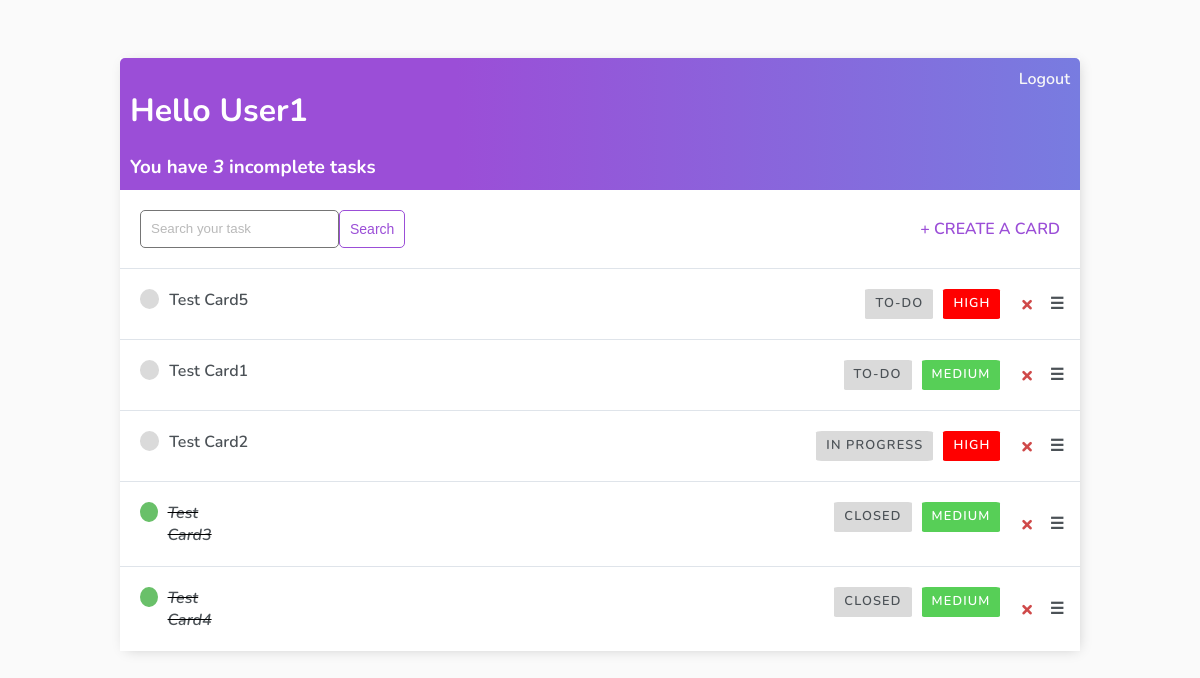
The page / (signed in) on the database its author committed.
### base/models.py (models this page shows)
class Task(models.Model):
    STATUS = (
        ('To-Do', 'To-Do'),
        ('In Progress', 'In Progress'),
        ('In Review', 'In Review'),
        ('Closed', 'Closed'),
    )
    PRIORITY = (
        ('High', 'High'),
        ('Medium', 'Medium'),
        ('Low', 'Low'),
    )
    TYPE = (
        ('Issue', 'Issue'),
        ('Feature', 'Feature'),
    )
    type = models.CharField(max_length=200, null=True, choices=TYPE)
    status = models.CharField(max_length=200, null= True, choices= STATUS)
    priority = models.CharField(max_length=200, null=True, choices=PRIORITY)
    note = models.CharField(max_length=500, null=True)
    user = models.ForeignKey(
        User, on_delete=models.CASCADE, null=True, blank=True)
    title = models.CharField(max_length=200)
    description = models.TextField(null=True, blank=True)
    complete = models.BooleanField(default=False)
    created = models.DateTimeField(auto_now_add=True)
    def __str__(self):
        return self.title
    class Meta:
        order_with_respect_to = 'user'

### base/views.py (the view)
# urls.py: path('', TaskList.as_view(), name='tasks'),
class TaskList(LoginRequiredMixin, ListView):
    model = Task
    context_object_name = 'tasks'
    def get_context_data(self, **kwargs):
        context = super().get_context_data(**kwargs)
        context['tasks'] = context['tasks'].filter(user=self.request.user)
        context['count'] = context['tasks'].all().exclude(status='Closed').count()
        context['todo_high'] = context['tasks'].filter(status='To-Do', priority ='High')
        context['todo_medium'] = context['tasks'].filter(status='To-Do', priority ='Medium')
        context['todo_low'] = context['tasks'].filter(status='To-Do', priority ='Low')
        context['progress_high'] = context['tasks'].filter(status='In Progress', priority = 'High')
        context['progress_medium'] = context['tasks'].filter(status='In Progress', priority = 'Medium')
        context['progress_low'] = context['tasks'].filter(status='In Progress', priority = 'Low')
        context['review_high'] = context['tasks'].filter(status='In Review', priority = 'High')
        context['review_medium'] = context['tasks'].filter(status='In Review', priority = 'Medium')
        context['review_low'] = context['tasks'].filter(status='In Review', priority = 'Low')
        context['closed_high'] = context['tasks'].filter(status='Closed', priority = 'High')
        context['closed_medium'] = context['tasks'].filter(status='Closed', priority = 'Medium')
        context['closed_low'] = context['tasks'].filter(status='Closed', priority = 'Low')
        search_input = self.request.GET.get('search-area') or ''
        if search_input:
            context['tasks'] = context['tasks'].filter(
                title__contains=search_input)
        context['search_input'] = search_input
        return context

### base/templates/base/task_list.html (shortened to what this page needs)
{% extends 'base/main.html' %} {% block content %}
<div class="header-bar">
    <div>
        <h1>Hello {{request.user|title}}</h1>
        <h3 style="margin:0">You have <i>{{count}}</i> incomplete task{{ count|pluralize:"s" }}</h3>
    </div>
    {% if request.user.is_authenticated %}
    <a href="{% url 'logout' %}">Logout</a> {% else %}
    <a href="{% url 'login' %}">Login</a> {% endif %}
</div>
<div id="search-add-wrapper">
    <form method="GET" style="display: flex;">
        <input type='text' name='search-area' placeholder="Search your task" value="{{search_input}}">
        <input class="button" type="submit" value='Search'>
    </form>
    ">&#x2b; Create a Card</a>
</div>
<div id="tasklist" class="task-items-wrapper">
    {% for task in todo_high %}
    <div class="task-wrapper" data-position="{{task.pk}}">
        <div class="task-title">
            {% if task.status == 'Closed' %}
            <div class="task-complete-icon"></div>
            <s><a href="{% url 'task-update' task.id %}"><i><span>{{task}} </span> </i></s><span class="task-incomplete-icon3">{{task.priority}}</span><span class="task-incomplete-icon2">{{task.status}}</span></a> {% else %}
            <div class="task-incomplete-icon"></div>
            <a href="{% url 'task-update' task.id %}"><span>{{task}} </span><span class="task-incomplete-icon3">{{task.priority}}</span><span class="task-incomplete-icon2">{{task.status}}</span></a> {% endif %}
        </div>
        <div class="task-controls">
            <a class="delete-link" href="{% url 'task-delete' task.id %}">&#215;</a>
            <a class="handle2" href="{% url 'task-update' task.id %}">&#9776;</a>
        </div>
    </div>
    {% endfor %}
    {% for task in todo_medium %}
    <div class="task-wrapper" data-position="{{task.pk}}">
        <div class="task-title">
            {% if task.status == 'Closed' %}
            <div class="task-complete-icon"></div>
            <s><a href="{% url 'task-update' task.id %}"><i><span>{{task}} </span> </i></s><span class="task-incomplete-icon4">{{task.priority}}</span><span class="task-incomplete-icon2">{{task.status}}</span></a> {% else %}
            <div class="task-incomplete-icon"></div>
            <a href="{% url 'task-update' task.id %}"><span>{{task}} </span><span class="task-incomplete-icon4">{{task.priority}}</span><span class="task-incomplete-icon2">{{task.status}}</span></a> {% endif %}
        </div>
        <div class="task-controls">
            <a class="delete-link" href="{% url 'task-delete' task.id %}">&#215;</a>
            <a class="handle2" href="{% url 'task-update' task.id %}">&#9776;</a>
        </div>
    </div>
    {% endfor %}
    {% for task in progress_high %}
    <div class="task-wrapper" data-position="{{task.pk}}">
        <div class="task-title">
            {% if task.status == 'Closed' %}
            <div class="task-complete-icon"></div>
            <s><a href="{% url 'task-update' task.id %}"><i><span>{{task}} </span> </i></s><span class="task-incomplete-icon3">{{task.priority}}</span><span class="task-incomplete-icon2">{{task.status}}</span></a> {% else %}
            <div class="task-incomplete-icon"></div>
            <a href="{% url 'task-update' task.id %}"><span>{{task}} </span><span class="task-incomplete-icon3">{{task.priority}}</span><span class="task-incomplete-icon2">{{task.status}}</span></a> {% endif %}
        </div>
        <div class="task-controls">
            <a class="delete-link" href="{% url 'task-delete' task.id %}">&#215;</a>
            <a class="handle2" href="{% url 'task-update' task.id %}">&#9776;</a>
        </div>
    </div>
    {% endfor %}
    {% for task in closed_medium %}
    <div class="task-wrapper" data-position="{{task.pk}}">
        <div class="task-title">
            {% if task.status == 'Closed' %}
            <div class="task-complete-icon"></div>
            <s><a href="{% url 'task-update' task.id %}"><i><span>{{task}}</span> </i></s><span class="task-incomplete-icon4">{{task.priority}}</span><span class="task-incomplete-icon2">{{task.status}}</span></a> {% else %}
            <div class="task-incomplete-icon"></div>
            <a href="{% url 'task-update' task.id %}"><span>{{task}} </span><span class="task-incomplete-icon4">{{task.priority}}</span><span class="task-incomplete-icon2">{{task.status}}</span></a> {% endif %}
        </div>
        <div class="task-controls">
            <a class="delete-link" href="{% url 'task-delete' task.id %}">&#215;</a>
            <a class="handle2" href="{% url 'task-update' task.id %}">&#9776;</a>
        </div>
    </div>
    {% endfor %}
</div>
{% endblock content %}

### base/templates/base/main.html (shortened to what this page needs)
<!DOCTYPE html>
<html lang="en">
<head>
</head>
<body>
    <div class="container">
        {% block content %} {% endblock content %}
    </div>
</body>
</html>

### rows shown on the page
Task: title "Test Card5", priority "HIGH", status "TO-DO"
Task: title "Test Card1", priority "MEDIUM", status "TO-DO"
Task: title "Test Card2", priority "HIGH", status "IN PROGRESS"
Task: title "Test Card3", priority "MEDIUM", status "CLOSED"
Task: title "Test Card4", priority "MEDIUM", status "CLOSED"

### other values the page prints
{{ request.user|title }} "User1"
{{ count }} "3"
